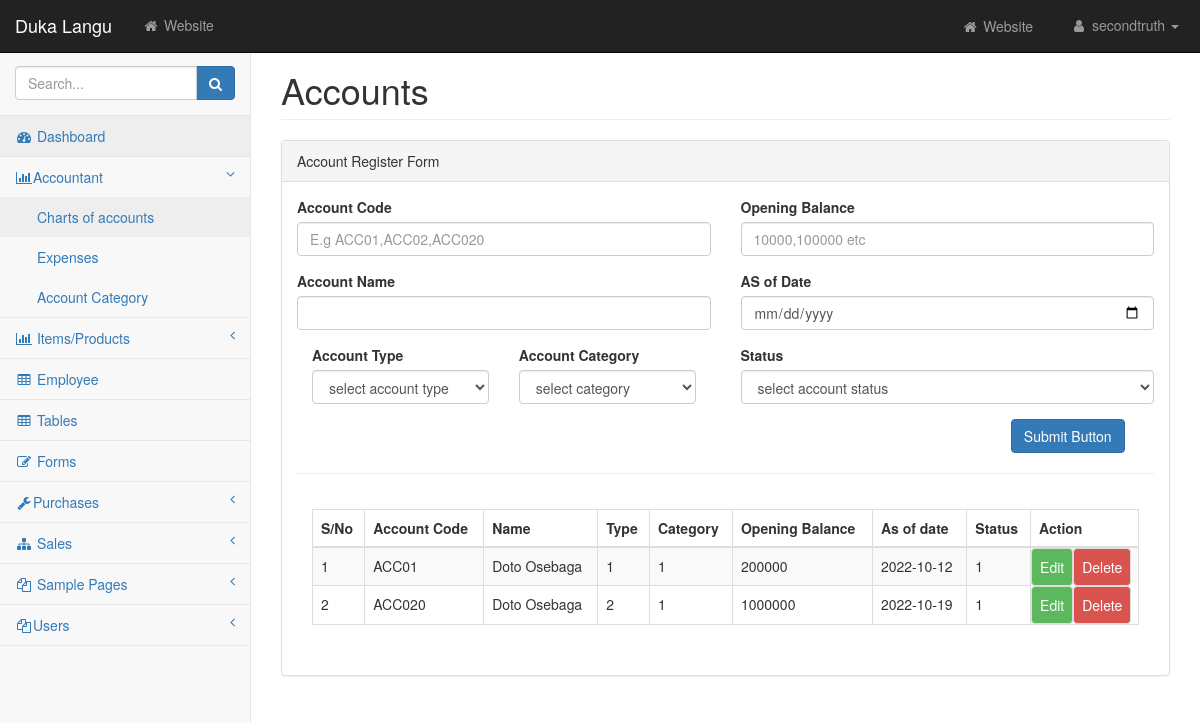
The page /pages/register_account.php on the database its author committed.
### tables this page shows
CREATE TABLE `accounts` (
  `id` int NOT NULL,
  `code` varchar(255) NOT NULL,
  `name` varchar(255) DEFAULT NULL,
  `account_type` varchar(255) DEFAULT NULL,
  `account_category` varchar(255) NOT NULL,
  `opening_balance` int DEFAULT NULL,
  `start_date` date DEFAULT NULL,
  `account_status` varchar(10) DEFAULT NULL
);

### pages/register_account.php (the view, shortened to what this page needs)
<?php
include 'layouts/header.php';
include 'layouts/sidebar.php';
include 'includes/connection.php';
?>
<div id="wrapper">
<div id="page-wrapper">
    <div class="container-fluid">
        <div class="row">
            <div class="col-lg-12">
                <h1 class="page-header">Accounts</h1>
            </div>
        </div>
        <div class="row">
            <div class="col-lg-12">
                <div class="panel panel-default">
                    <div class="panel-heading">
                       Account Register Form
                    </div>
                    <div class="panel-body">
                        <div class="row">
                            <div class="col-lg-6">
                                <form action="<?php echo htmlentities(
                                    $_SERVER['PHP_SELF']
                                ); ?>" method="POST">
                                <div class="form-group">
                                        <label>Account Code</label>
                                        <input class="form-control" name="code" pattern="(?=.*\d)(?=.*[A-Z]).{5,}" maxlength="5" placeholder="E.g ACC01,ACC02,ACC020" title="Must start with caps letter ACC and atleast two number" required>
                                    </div>
                                <div class="form-group">
                                        <label>Account Name</label>
                                        <input class="form-control" name="account_name" required>
                                    </div>
                                    <div class="form-group">
                                    <div class="col-lg-6">
                                        <label>Account Type</label>
                                        <select  class="form-control" id="" name="type" required>
                                        <option value="">select account type</option>
                                        </select>
                                        </div>
                                    </div>
                                    <div class="form-group">
                                    <div class="col-lg-6">
                                        <label>Account Category</label>
                                        <select class="form-control" name="category" required>
                                            <option value="">select category</option>
                                        </select>
                                    </div>
                                    </div>
                            </div>
                            <div class="col-lg-6">
                                        <div class="form-group">
                                            <label for="disabledSelect">Opening Balance</label>
                                            <input type="text" name="balance" required class="form-control" onkeypress="return (event.charCode !=8 && event.charCode ==0 || (event.charCode >= 48 && event.charCode <= 57))" placeholder="10000,100000 etc"/>
                                        </div>
                                        <div class="form-group">
                                            <label for="disabledSelect">AS of Date</label>
                                            <input class="form-control" type="date" name="startdate" required>
                                        </div>
                                        <div class="form-group">
                                            <label for="disabledSelect">Status</label>
                                            <select class="form-control" name="status" required>
                                            <option value="">select account status</option>
                                            </select>
                                        </div>
                            </div>
                            <button type="submit" name="saveaccount" style="margin-right: 5%;" class="btn btn-primary pull-right">Submit Button</button>
                        </div>
                        <hr>
                        <div class="panel-body">
                                    <div class="table-responsive">
                                        <table class="table table-striped table-bordered table-hover" id="dataTables-example">
                                            <thead>
                                                <tr>
                                                    <th>S/No</th>
                                                    <th>Account Code</th>
                                                    <th>Name</th>
                                                    <th>Type</th>
                                                    <th>Category</th>
                                                    <th>Opening Balance</th>
                                                    <th>As of date</th>
                                                    <th>Status</th>
                                                    <th colspan="2">Action</th>
                                                </tr>
                                            </thead>
                                            <tbody>
                                                <?php
                                                $sn = 1;
                                                $query = mysqli_query(
                                                    $conn,
                                                    'SELECT * FROM accounts'
                                                );
                                                while (
                                                    $row_data = mysqli_fetch_assoc(
                                                        $query
                                                    )
                                                ) { ?>
                                                <tr class="odd gradeX">
                                                <td><?php
                                                echo $sn;
                                                $sn++;
                                                ?></td>
                                                    <td><?php echo $row_data[
                                                        'code'
                                                    ]; ?></td>
                                                    <td><?php echo $row_data[
                                                        'name'
                                                    ]; ?></td>
                                                    <td><?php echo $row_data[
                                                        'account_type'
                                                    ]; ?></td>
                                                    <td><?php echo $row_data[
                                                        'account_category'
                                                    ]; ?></td>
                                                    <td><?php echo $row_data[
                                                        'opening_balance'
                                                    ]; ?></td>
                                                    <td><?php echo $row_data[
                                                        'start_date'
                                                    ]; ?></td>
                                                    <td><?php echo $row_data[
                                                        'account_status'
                                                    ]; ?></td>
                                                    <td class="btn btn-success">Edit</td>
                                                    <td class="btn btn-danger">Delete</td>
                                                </tr>
                                     <?php }
                                                ?>
                                            </tbody>
                                        </table>
                                    </div>
                    </div>
                    </div>
                </div>
            </div>
        </div>
    </div>
</div>
</div>

### css/startmin.css (style rules this page uses)
body { background-color: #f8f8f8; }
#wrapper { width: 100%; }
#page-wrapper { padding-top: 30px; min-height: 568px; background-color: #fff; }
@media (min-width:768px) { #page-wrapper { position: inherit; margin-left: 250px; padding: 30px 15px 0 15px; border-left: 1px solid #e7e7e7; } }

### rows shown on the page
accounts: code "ACC01", name "Doto Osebaga", account_type "1", account_category "1", opening_balance "200000", start_date "2022-10-12", account_status "1"
accounts: code "ACC020", name "Doto Osebaga", account_type "2", account_category "1", opening_balance "1000000", start_date "2022-10-19", account_status "1"
